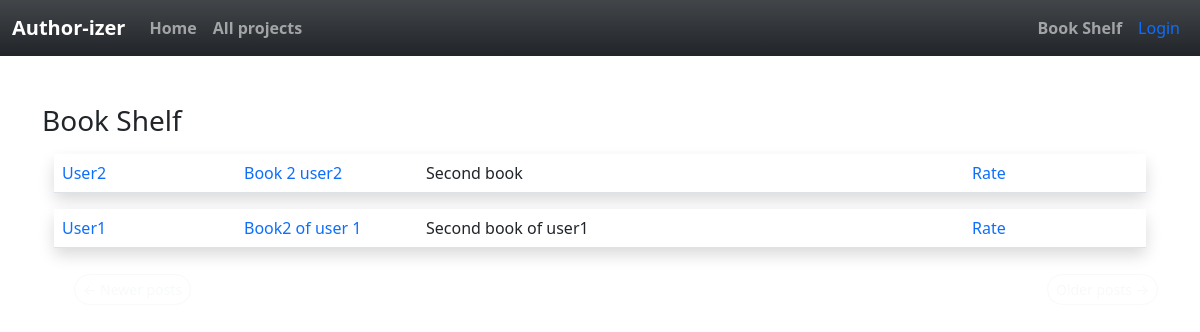
The page /completed on the database as committed earlier.
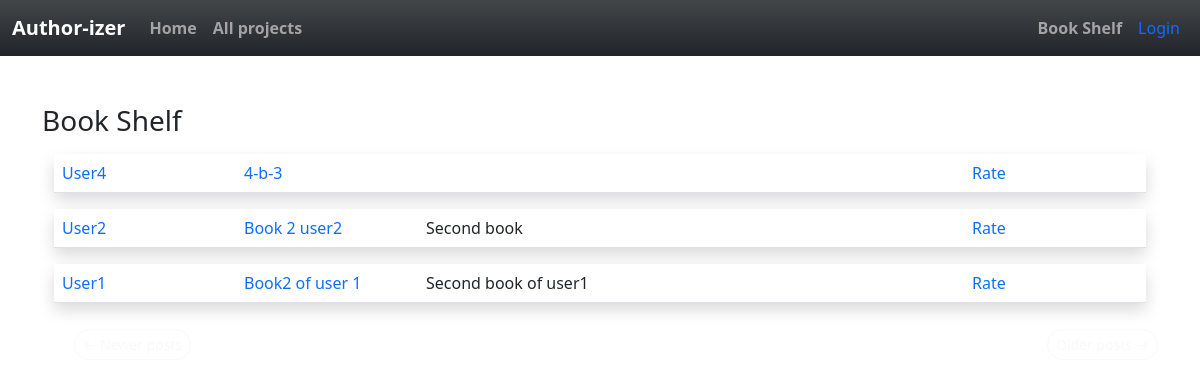
The same page on the database as committed later.
### app/models.py (models this page shows, shortened)
class SearchableMixin(object):
    @classmethod
    def search(cls, expression, page, per_page):
        ids, total = query_index(cls.__tablename__, expression, page, per_page)
        if total == 0:
            return cls.query.filter_by(id=0), 0
        when = []
        for i in range(len(ids)):
            when.append((ids[i], i))
        return cls.query.filter(cls.id.in_(ids)).order_by(
            db.case(when, value=cls.id)), total

class Post(SearchableMixin, db.Model):
    __searchable__ = ['body']
    id = db.Column(db.Integer, primary_key=True)
    body = db.Column(db.Text)
    title= db.Column(db.String(140))
    subtitle=db.Column(db.String(200))
    timestamp = db.Column(db.DateTime, index=True, default=datetime.utcnow)
    user_id = db.Column(db.Integer, db.ForeignKey('user.id', ondelete="CASCADE"))
    contributes = db.relationship('Contribute', backref='contrib', lazy='dynamic')
    completed= db.Column(db.Boolean, default=False)

class User(UserMixin, db.Model):
    id = db.Column(db.Integer, primary_key=True )
    username = db.Column(db.String(64), index=True, unique=True)
    email = db.Column(db.String(120), index=True, unique=True)
    password_hash = db.Column(db.String(128))
    posts = db.relationship('Post', backref='author', lazy='dynamic')
    about_me = db.Column(db.String(140))
    last_seen = db.Column(db.DateTime, default=datetime.utcnow)
    followed = db.relationship(
        'User', secondary=followers,
        primaryjoin=(followers.c.follower_id == id),
        secondaryjoin=(followers.c.followed_id == id),
        backref=db.backref('followers', lazy='dynamic'), lazy='dynamic')

### app/routes.py (the view)
@app.route('/completed')
def completed():
    books=Post.query.order_by(Post.timestamp.desc())
    page = request.args.get('page', 1, type=int)
    posts = books.paginate(
        page, app.config['POSTS_PER_PAGE'], False)
    next_url = url_for('explore', page=posts.next_num) \
        if posts.has_next else None
    prev_url = url_for('explore', page=posts.prev_num) \
        if posts.has_prev else None
    return render_template('completed.html', user=user, posts=posts.items,
                           next_url=next_url, prev_url=prev_url)

### app/routes.py (called while the page is built)
@app.before_request
def before_request():
    if current_user.is_authenticated:
        current_user.last_seen = datetime.utcnow()
        db.session.commit()
        g.search_form = SearchForm()

### app/templates/completed.html
{% extends "base.html" %}
{% import 'bootstrap/form.html' as wtf %}
{% block app_content %}
<h3>Book Shelf</h3>
{% for post in posts %}
{%if post.completed==1 %}
        {% include '_post.html' %}
{%endif%}
{% endfor %}
<nav aria-label="...">
    <ul class="pager">
        <li class="btn-sm rounded-pill btn-outline-secondary{% if not prev_url %} btn btn-outline-light{% endif %}">
            <a type="button" class="btn-outline-light text-decoration-none" href="{{ prev_url or '#' }}">
                <span aria-hidden="true">&larr;</span> Newer posts
            </a>
        </li>
        <li class="btn-sm rounded-pill btn-outline-secondary{% if not next_url %} btn btn-outline-light{% endif %} float-end">
            <a type="button" class="btn-outline-light text-decoration-none" href="{{ next_url or '#' }}">
                Older posts <span aria-hidden="true">&rarr;</span>
            </a>
        </li>
    </ul>
</nav>
{% endblock %}

### app/templates/_post.html (shortened to what this page needs)
<div class="container mt-3">
<table class="table table-hover ">
    <tr class=' shadow p-3 mb-5 bg-body rounded '>
        <td class=" col-sm-2 ">
            <a class= "text-decoration-none" href="{{ url_for('user', username=post.author.username) }}">
                {{ post.author.username.capitalize() }}
            </a>
        </td>
        <td class="col-sm-2">
            <a class= "text-decoration-none" href="{{ url_for('read_post', id=post.id) }}">
            {{ post.title.capitalize() }}
            </a>
        </td>
        <td class="col-sm-2 ">
            {{ post.subtitle.capitalize() }}
        </td>
        <td class="col -sm-2">
        </td>
        <td class="col-sm-2 ">
            {%if post.author.username != current_user.username and post.completed %}
            <div class="row">
                <div class="col-auto">
                    <a class= "text-decoration-none" href="{{url_for('rate' , id=post.id)}}"> Rate</a>
                </div>
            </div>
            {%endif %}
        </td>
    </tr>
</table>
</div>

Rows that differ between the two databases and show on the page:
now on this page (row edited): Post: author.username "User4", title "4-b-3"
